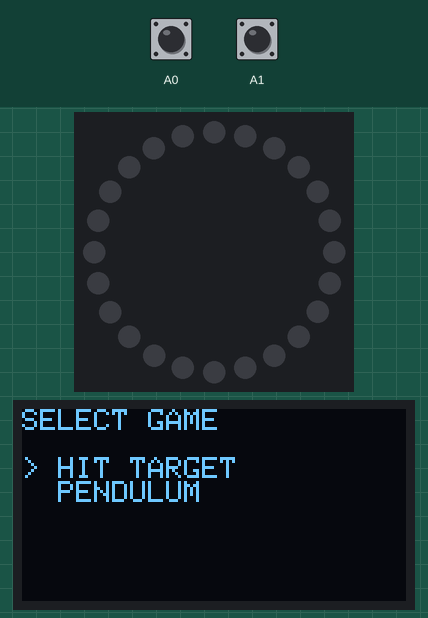
Simulated run of this program. Board: Arduino Nano ESP32. On the bench: 24 RGB LEDs in a ring, first at the top, clockwise, 128×64 one-colour display. The inputs (shaded band) are chosen by the test bench; at power-on: A0 HIGH, A1 HIGH. Dim RGB values are drawn brighter than linear; random numbers use the default seed unless the program sets one; what the program prints to the serial monitor is not drawn.

Above: at 1.2 s.
1.3 s: A0 pulled LOW for 0.15 s
At 1.78 s:
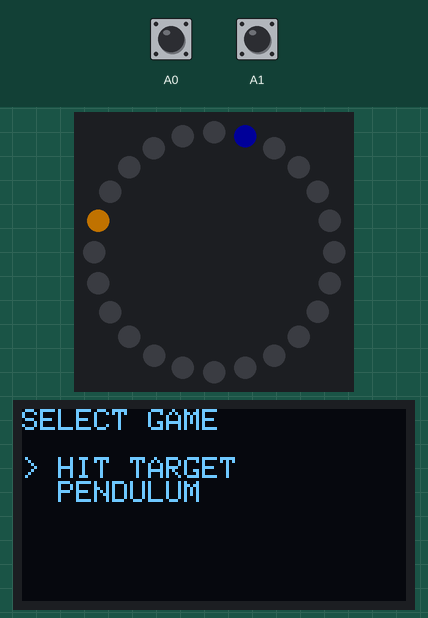
2.0 s: A0 pulled LOW for 1 s
At 2.5 s:
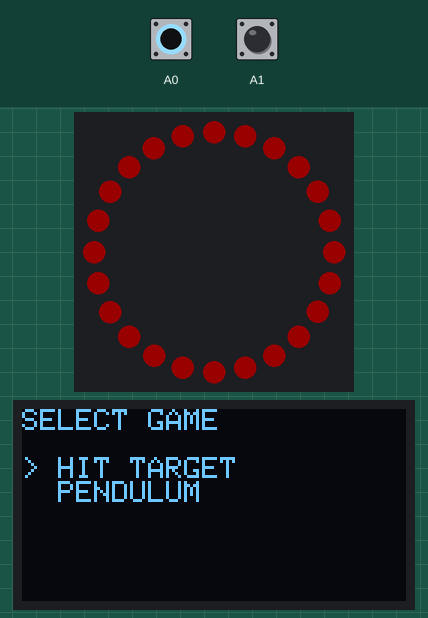
Timing chart, 0 to 5.0 s (numbered marks = the images above; inputs shaded):
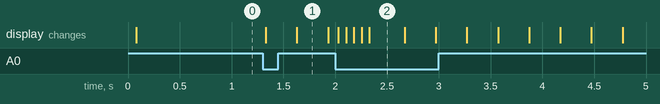

The program:

main.cpp
```cpp
#include <Arduino.h>
//#include "hit_target_game.h"
#include "oled_display.h"
#include "game_selector.h"
#include "button_input.h"
#include "neopixel_display.h"

void setup(void)
{
  Serial.begin(9600);

  init_button_input(BUTTON_ACTION, A0);
  init_button_input(BUTTON_MENU, A1);
  init_neopixel_display();

  if (!init_oled_display())
  {
    Serial.println("OLED initialization failed!");
  }

  init_game_selector();

}

void loop(void)
{
  unsigned long current_time = millis();

  update_button_input(current_time);

  update_game_selector(current_time
  );
}
```

button_input.cpp
```cpp
#include <Arduino.h>
#include "button_input.h"

struct ButtonState
{
    int pin;
    int stable_state;
    int  previous_reading;
    unsigned long last_debounce_time;
    bool    initialized;
    bool    pressed_event;
    bool    released_event;
};

static const unsigned long debounce_interval = 30;

static ButtonState buttons[BUTTON_COUNT];

void init_button_input(ButtonId button, int pin)   //skriver in variabelvärden samt assign:ar pin till rätt knapp
{
    buttons[button].pin = pin;
    buttons[button].stable_state = HIGH;
    buttons[button].previous_reading = HIGH;
    buttons[button].last_debounce_time = 0;
    buttons[button].initialized = true;
    buttons[button].pressed_event = false;
    buttons[button].released_event = false;

    pinMode(pin, INPUT_PULLUP);
}

void update_button_input(unsigned long current_time)    //sker varje loopvarv: har en pressed/released event skett skriv då det
{
  for (int i = 0; i < BUTTON_COUNT; i++)
  {
    if (buttons[i].initialized == false)
    {
      continue;
    }

    buttons[i].pressed_event = false;
    buttons[i].released_event = false;

    int button_reading = digitalRead(buttons[i].pin);

    if (button_reading != buttons[i].previous_reading)
    {
      buttons[i].last_debounce_time = current_time;
    }

    if (current_time - buttons[i].last_debounce_time >= debounce_interval)
    {
      if (button_reading != buttons[i].stable_state)
      {
        buttons[i].stable_state = button_reading;

        if (buttons[i].stable_state == LOW)
        {
          buttons[i].pressed_event = true;
        }
        else
        {
          buttons[i].released_event = true;
        }
      }
    }

    buttons[i].previous_reading = button_reading;
  }
}

bool was_button_pressed(ButtonId button)
{
    return buttons[button].pressed_event;     //om true skickas värdet
}

bool was_button_released(ButtonId button)
{
    return buttons[button].released_event;
}

bool is_button_down(ButtonId button)
{
    return buttons[button].stable_state == LOW;   //true om knapp är nedtryckt (LOW), false otherwise
}
```

button_input.h
```cpp
#ifndef BUTTON_INPUT_H
#define BUTTON_INPUT_H

#include <Arduino.h>

enum ButtonId                                   //skapar en enum-datatyp...
{
    BUTTON_ACTION,
    BUTTON_LEFT,
    BUTTON_RIGHT,
    BUTTON_MENU,
    BUTTON_COUNT                                //är ej en knapp utan anger antal knapplatser och används senare för att ange arraystorlek
};

void init_button_input(ButtonId, int pin);      //och så här anropar man den

void update_button_input(unsigned long current_time);

bool was_button_pressed(ButtonId button);

bool was_button_released(ButtonId button);

bool is_button_down(ButtonId button);

#endif
```

game_selector.cpp
```cpp
/*update_game_selector() är appens övergripande state machine. Den körs varje loopvarv och gör olika saker beroende på app_state:

WAITING_FOR_MENU_RELEASE: väntar tills ACTION-knappen släpps och visar sedan menyn.
SHOWING_GAME_MENU: A1 flyttar markeringen och A0 startar valt spel.
RUNNING_HIT_TARGET_GAME: uppdaterar spelet och kontrollerar om det är slut. Då släcks ringen och state ändras till vänteläget.
RUNNING_PENDULUM_GAME: reserverat för det kommande spelet.

Alla return avslutar det aktuella loopvarvet efter att rätt state har hanterats, så att kod för andra states inte också körs.*/

#include <Arduino.h>

#include "game_selector.h"
#include "oled_display.h"
#include "button_input.h"
#include "hit_target_game.h"
#include "neopixel_display.h"

enum AppState
{
  SHOWING_GAME_MENU,
  WAITING_FOR_MENU_RELEASE,
  RUNNING_HIT_TARGET_GAME,
  RUNNING_PENDULUM_GAME,
};

static AppState app_state = SHOWING_GAME_MENU;
static int selected_game = 0;

void init_game_selector(void)
{
  app_state = SHOWING_GAME_MENU;
  selected_game = 0;

  show_game_menu(selected_game);      //skriver ut texten på menyn på oledskärmen, inget annat
}

void update_game_selector(unsigned long current_time)
{
  (void)current_time;

  if (app_state ==  WAITING_FOR_MENU_RELEASE)
  {
    if (!is_button_down(BUTTON_ACTION))
    {
      app_state = SHOWING_GAME_MENU;
      show_game_menu(selected_game);
    }

    return;
  }

  if (app_state == SHOWING_GAME_MENU)
  {
    if (was_button_pressed(BUTTON_MENU))
    {
      Serial.println("MENU button pressed");

      selected_game++;

      if (selected_game >= 2)
      {
          selected_game = 0;
      }

      show_game_menu(selected_game);
    }

    if (was_button_pressed(BUTTON_ACTION))
    {
      Serial.println("ACTION button pressed.");

        if (selected_game == 0)
        {
            init_hit_target_game();
            app_state = RUNNING_HIT_TARGET_GAME;
        }
        else
        {
            app_state = RUNNING_PENDULUM_GAME;
        }
    }

    return;
  }

  if (app_state == RUNNING_HIT_TARGET_GAME)
  {
    update_hit_target_game();

    if (is_hit_target_game_finished())
    {
      clear_neopixel_display();
      show_neopixel_display();

      app_state = WAITING_FOR_MENU_RELEASE;
    }

    return;
  }

  if (app_state == RUNNING_PENDULUM_GAME)
  {
    (void)current_time;
    return;
  }
}
```

game_selector.h
```cpp
#ifndef GAME_SELECTOR_H
#define GAME_SELECTOR_H

#include <Arduino.h>

void init_game_selector(void);
void update_game_selector(unsigned long current_time);

#endif
```

hit_target_game.h
```cpp
// Include guard hindrar samma header från att läsas in flera gånger.
// Deklarationen berättar att funktionen finns och hur den ska anropas.

#ifndef HIT_TARGET_GAME_H               //if not defined kör nedanstående
#define HIT_TARGET_GAME_H

void init_hit_target_game(void);
void update_hit_target_game(void);
bool is_hit_target_game_finished(void);

#endif
```

movement.cpp
```cpp
#include "movement.h"

void update_circular_position(
    int *current_position,
    int pixel_count
)
{
    (*current_position)++;

    if (*current_position >= pixel_count)
    {
        *current_position = 0;
    }
}

void update_pendulum_position(
    int *current_position,
    int *direction,
    int pixel_count
)
{
    *current_position += *direction;

    if (*current_position >= pixel_count)
    {
        *current_position = pixel_count -2;
        *direction = -1;
    }
    else if (*current_position < 0)
    {
        *current_position = 1;
        *direction = 1;
    }
}
```

movement.h
```cpp
#ifndef MOVEMENT_H //Header guard
#define MOVEMENT_H

void update_circular_position(
    int *current_position,
    int pixel_count
);

void update_pendulum_position(
    int *current_position,
    int *direction,
    int pixel_count
);

#endif
```

neopixel_display.cpp
```cpp
#include <Arduino.h>
#include <Adafruit_NeoPixel.h>
#include "neopixel_display.h"

#define DATA_PIN 5
#define PIXEL_COUNT 24

int get_neopixel_count(void)
{
    return PIXEL_COUNT;
}

static Adafruit_NeoPixel ring(
    PIXEL_COUNT,
    DATA_PIN,
    NEO_GRB + NEO_KHZ800
);

void init_neopixel_display(void)
{
  ring.begin();
}

void clear_neopixel_display(void)
{
  ring.clear();
}

void set_neopixel_color(int position, int red, int green, int blue)
{
  ring.setPixelColor(
      position,
      ring.Color(red, green, blue)
  );
}

void fill_neopixel_display(int red, int green, int blue)
{
  ring.fill(
      ring.Color(red, green, blue)
  );
}

void show_neopixel_display(void)
{
  ring.show();
}
```

neopixel_display.h
```cpp
#ifndef NEOPIXEL_DISPLAY_H
#define NEOPIXEL_DISPLAY_H

void init_neopixel_display(void);

void clear_neopixel_display(void);
void set_neopixel_color(int position, int red, int green, int blue);
void fill_neopixel_display(int red, int green, int blue);
void show_neopixel_display(void);

int get_neopixel_count(void);

#endif
```

oled_display.cpp
```cpp
#include <Arduino.h>
#include <Wire.h>
#include <Adafruit_GFX.h>
#include <Adafruit_SSD1306.h>

#include "oled_display.h"

#define SCREEN_WIDTH 128
#define SCREEN_HEIGHT 64
#define OLED_RESET -1
#define OLED_ADDRESS 0x3C

static Adafruit_SSD1306 display(
    SCREEN_WIDTH,
    SCREEN_HEIGHT,
    &Wire,
    OLED_RESET
);

bool init_oled_display(void)
{
  Wire.begin();

  if (!display.begin(SSD1306_SWITCHCAPVCC, OLED_ADDRESS))
  {
    return false;
  }

  display.clearDisplay();                   //tömmer buffert
  display.display();                        //skriver ut på display:en det som finns i buffert

  return true;
}

void show_oled_test_screen(void)
{
  display.clearDisplay();

  display.setTextSize(1);
  display.setTextColor(SSD1306_WHITE);
  display.setCursor(0, 0);

  display.println("NeoPixel Game");           //fyller buffert med data
  display.println();
  display.println("OLED OK");
  display.println("I2C: 0x3C");

  display.display();                           //skriver ut på display:en det som finns i bufferten
}

void show_game_menu(int selected_game)
{
  display.clearDisplay();

  display.setTextSize(1);
  display.setTextColor(SSD1306_WHITE);
  display.setCursor(0, 0);

  display.println("SELECT GAME");
  display.println();

  if (selected_game == 0)
  {
    display.println("> HIT TARGET");
    display.println("  PENDULUM");
  }
  else
  {
    display.println("  HIT TARGET");
    display.println("> PENDULUM");
  }

  display.display();
}
```

oled_display.h
```cpp
#ifndef OLED_DISPLAY_H               //if not defined kör nedanstående
#define OLED_DISPLAY_H

bool init_oled_display(void);
void show_oled_test_screen(void);
void show_game_menu(int selected_game);

#endif
```

Source omitted: hit_target_game.cpp (14258 bytes)
